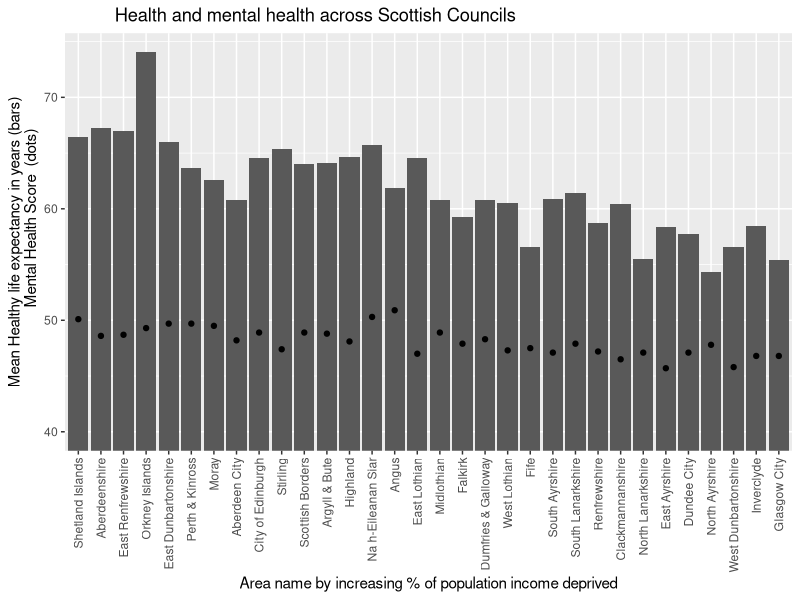
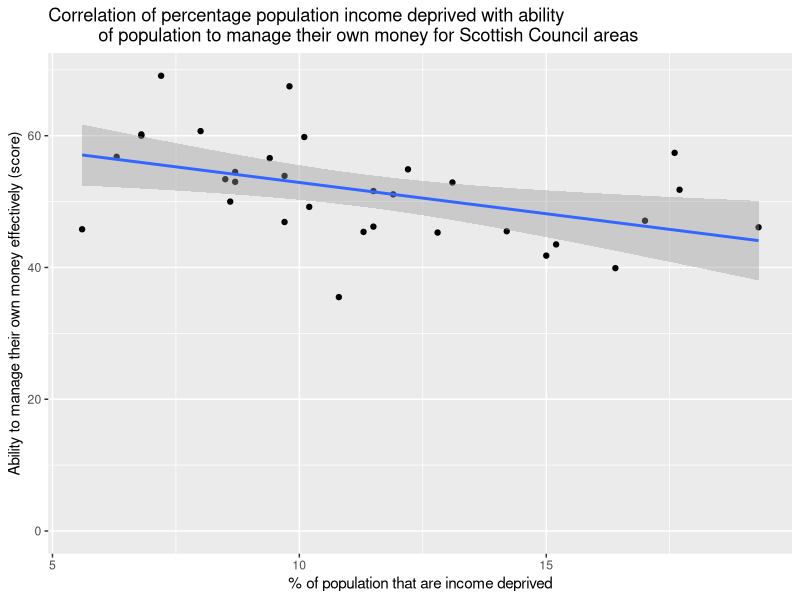

Source code (R) for these figures, in order:
## ---- chunk 1
knitr::opts_chunk$set(echo = TRUE)
## ---- chunk 2

library(tidyverse)
library(readr)
library(tidyr)
library(dplyr)
library(ggplot2)

## ---- chunk 3

Data <- read_csv("ScotPHO_data.csv")
glimpse(Data) 

## ---- chunk 4
hle <- Data %>% 
  filter(grepl('Healthy', indicator)) %>% 
  select(area_code,area_name,indicator,measure,upper_confidence_interval,lower_confidence_interval) %>% 
  rename(sex = indicator,
        hle = measure) %>% 
  mutate(sex = gsub('Healthy life expectancy, females','0', sex,)) %>% 
  mutate(sex = gsub('Healthy life expectancy, males','1', sex,))    
    
head(hle)
glimpse(hle)
## ---- chunk 5
mean_hle <- hle %>% 
  group_by(area_code) %>% 
  mutate(mean_hle = mean(hle)) 
  select
## ---- chunk 6
mean_hle1 <- mean_hle %>% 
  filter(sex != 1) %>% 
  select(area_code, area_name, mean_hle)

head(mean_hle1)

## ---- chunk 7

pid <- Data  %>%  
  drop_na()

pid <- pid %>% 
  select(area_code,numerator,measure) %>% 
  rename(population = numerator,
        pid = measure) 
    
## ---- chunk 8
mental <- Data %>% 
  filter(grepl('Mental', indicator)) %>% 
  select(area_code,measure) %>% 
  rename(mental_score = measure)
         
## ---- chunk 9
finance <- Data %>% 
  filter(grepl('Households', indicator)) %>% 
  select(area_code,measure) %>% 
  rename(finance = measure)

## ---- chunk 10
data_final <- inner_join(mean_hle1, pid, by = 'area_code')

data_final <- inner_join(data_final, mental, by = 'area_code') 

data_final <- inner_join(data_final, finance, by = 'area_code') 
  
## ---- chunk 11
data_final %>% 
  ggplot() +
  geom_col(aes(x = reorder(area_name, pid), y = mean_hle)) +
  geom_point(aes(x=area_name, y = mental_score)) +
  coord_cartesian(ylim = c(40, NA)) +
  ggtitle("          Health and mental health across Scottish Councils") +
  labs(x="Area name by increasing % of population income deprived", 
       y = "Mean Healthy life expectancy in years (bars)
            Mental Health Score  (dots)") + 
  theme(axis.text.x = element_text(angle = 90, vjust = 0.5, hjust=1))
 
  
## ---- chunk 12
  data_final %>% 
  ggplot(aes(x = pid, y = finance)) +
  geom_point() +
  geom_smooth(method = lm) +
  ggtitle("Correlation of percentage population income deprived with ability 
          of population to manage their own money for Scottish Council areas") +
  labs(x="% of population that are income deprived", 
       y = "Ability to manage their own money effectively (score)") + 
  coord_cartesian(ylim = c(0, NA)) 
## ---- chunk 13

